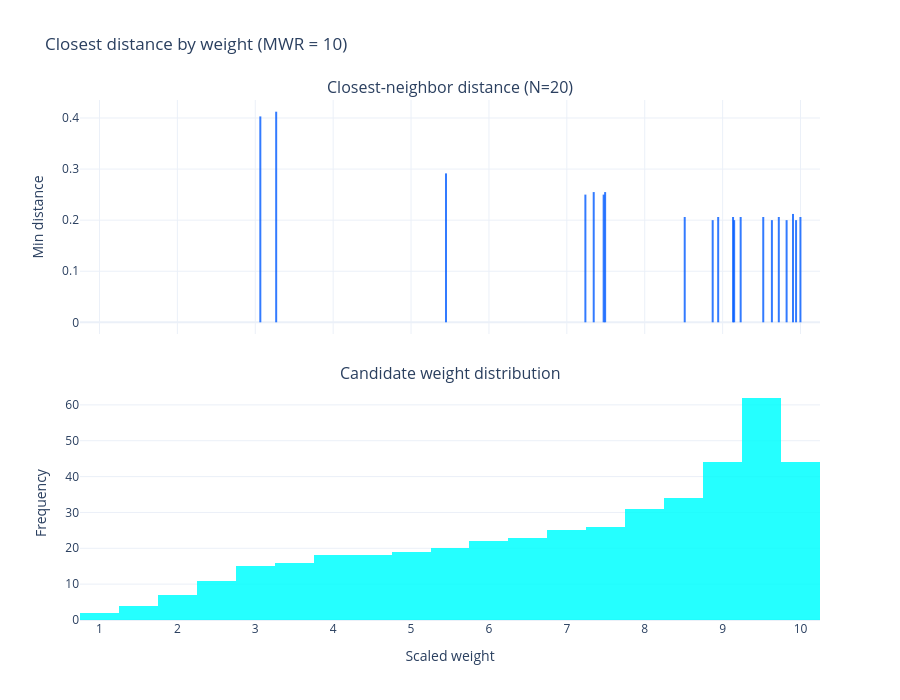

Here is the notebook cell this chart was saved with:
### Code cell
cdbw(10)

### Figure 1 — Plotly figure (JSON) as saved in the notebook; plotly's stock layout.template omitted (floating-point values rounded to 4 significant figures; data arrays with more than 128 entries replaced by an {"elided": "..."} marker saying what was removed)
{"data": [{"line": {"color": "rgba(0, 90, 255, 0.80)", "width": 2}, "mode": "lines", "showlegend": false, "type": "scatter", "x": [8.513, 8.513], "xaxis": "x", "y": [0, 0.2062], "yaxis": "y"}, {"line": {"color": "rgba(0, 90, 255, 0.80)", "width": 2}, "mode": "lines", "showlegend": false, "type": "scatter", "x": [3.268, 3.268], "xaxis": "x", "y": [0, 0.4123], "yaxis": "y"}, {"line": {"color": "rgba(0, 90, 255, 0.80)", "width": 2}, "mode": "lines", "showlegend": false, "type": "scatter", "x": [5.449, 5.449], "xaxis": "x", "y": [0, 0.2915], "yaxis": "y"}, {"line": {"color": "rgba(0, 90, 255, 0.80)", "width": 2}, "mode": "lines", "showlegend": false, "type": "scatter", "x": [9.632, 9.632], "xaxis": "x", "y": [0, 0.2], "yaxis": "y"}, {"line": {"color": "rgba(0, 90, 255, 0.80)", "width": 2}, "mode": "lines", "showlegend": false, "type": "scatter", "x": [9.231, 9.231], "xaxis": "x", "y": [0, 0.2062], "yaxis": "y"}, {"line": {"color": "rgba(0, 90, 255, 0.80)", "width": 2}, "mode": "lines", "showlegend": false, "type": "scatter", "x": [3.065, 3.065], "xaxis": "x", "y": [0, 0.4031], "yaxis": "y"}, {"line": {"color": "rgba(0, 90, 255, 0.80)", "width": 2}, "mode": "lines", "showlegend": false, "type": "scatter", "x": [7.473, 7.473], "xaxis": "x", "y": [0, 0.25], "yaxis": "y"}, {"line": {"color": "rgba(0, 90, 255, 0.80)", "width": 2}, "mode": "lines", "showlegend": false, "type": "scatter", "x": [9.721, 9.721], "xaxis": "x", "y": [0, 0.2062], "yaxis": "y"}, {"line": {"color": "rgba(0, 90, 255, 0.80)", "width": 2}, "mode": "lines", "showlegend": false, "type": "scatter", "x": [8.872, 8.872], "xaxis": "x", "y": [0, 0.2], "yaxis": "y"}, {"line": {"color": "rgba(0, 90, 255, 0.80)", "width": 2}, "mode": "lines", "showlegend": false, "type": "scatter", "x": [9.999, 9.999], "xaxis": "x", "y": [0, 0.2062], "yaxis": "y"}, {"line": {"color": "rgba(0, 90, 255, 0.80)", "width": 2}, "mode": "lines", "showlegend": false, "type": "scatter", "x": [8.943, 8.943], "xaxis": "x", "y": [0, 0.2062], "yaxis": "y"}, {"line": {"color": "rgba(0, 90, 255, 0.80)", "width": 2}, "mode": "lines", "showlegend": false, "type": "scatter", "x": [9.821, 9.821], "xaxis": "x", "y": [0, 0.2], "yaxis": "y"}, {"line": {"color": "rgba(0, 90, 255, 0.80)", "width": 2}, "mode": "lines", "showlegend": false, "type": "scatter", "x": [7.345, 7.345], "xaxis": "x", "y": [0, 0.255], "yaxis": "y"}, {"line": {"color": "rgba(0, 90, 255, 0.80)", "width": 2}, "mode": "lines", "showlegend": false, "type": "scatter", "x": [9.943, 9.943], "xaxis": "x", "y": [0, 0.2], "yaxis": "y"}, {"line": {"color": "rgba(0, 90, 255, 0.80)", "width": 2}, "mode": "lines", "showlegend": false, "type": "scatter", "x": [9.134, 9.134], "xaxis": "x", "y": [0, 0.2062], "yaxis": "y"}, {"line": {"color": "rgba(0, 90, 255, 0.80)", "width": 2}, "mode": "lines", "showlegend": false, "type": "scatter", "x": [7.238, 7.238], "xaxis": "x", "y": [0, 0.25], "yaxis": "y"}, {"line": {"color": "rgba(0, 90, 255, 0.80)", "width": 2}, "mode": "lines", "showlegend": false, "type": "scatter", "x": [9.148, 9.148], "xaxis": "x", "y": [0, 0.2], "yaxis": "y"}, {"line": {"color": "rgba(0, 90, 255, 0.80)", "width": 2}, "mode": "lines", "showlegend": false, "type": "scatter", "x": [9.903, 9.903], "xaxis": "x", "y": [0, 0.2121], "yaxis": "y"}, {"line": {"color": "rgba(0, 90, 255, 0.80)", "width": 2}, "mode": "lines", "showlegend": false, "type": "scatter", "x": [9.521, 9.521], "xaxis": "x", "y": [0, 0.2062], "yaxis": "y"}, {"line": {"color": "rgba(0, 90, 255, 0.80)", "width": 2}, "mode": "lines", "showlegend": false, "type": "scatter", "x": [7.491, 7.491], "xaxis": "x", "y": [0, 0.255], "yaxis": "y"}, {"marker": {"color": "rgba(0, 255, 255, 1.0)"}, "opacity": 0.85, "showlegend": false, "type": "histogram", "x": {"elided": "441 float values"}, "xaxis": "x2", "yaxis": "y2"}], "layout": {"annotations": [{"font": {"size": 16}, "showarrow": false, "text": "Closest-neighbor distance (N=20)", "x": 0.5, "xanchor": "center", "xref": "paper", "y": 1, "yanchor": "bottom", "yref": "paper"}, {"font": {"size": 16}, "showarrow": false, "text": "Candidate weight distribution", "x": 0.5, "xanchor": "center", "xref": "paper", "y": 0.45, "yanchor": "bottom", "yref": "paper"}], "height": 700, "title": {"text": "Closest distance by weight (MWR = 10)"}, "width": 900, "xaxis": {"anchor": "y", "domain": [0, 1], "matches": "x2", "showticklabels": false}, "xaxis2": {"anchor": "y2", "domain": [0, 1], "title": {"text": "Scaled weight"}}, "yaxis": {"anchor": "x", "domain": [0.55, 1], "title": {"text": "Min distance"}}, "yaxis2": {"anchor": "x2", "domain": [0, 0.45], "title": {"text": "Frequency"}}}}
